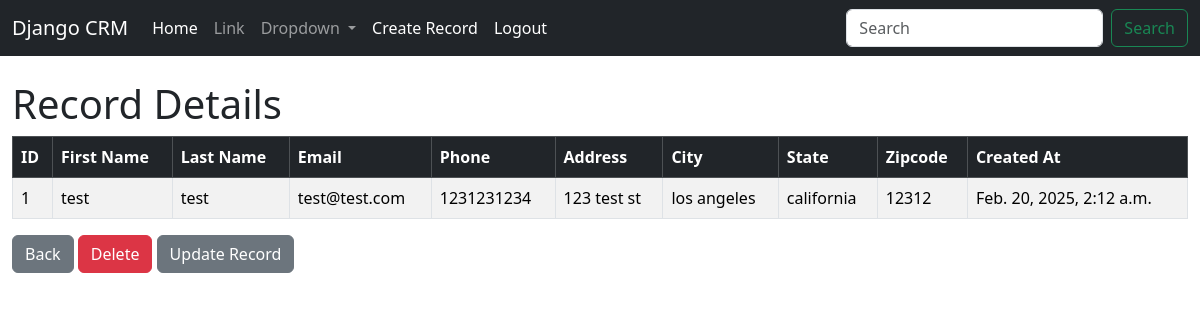
The page /record/1 (signed in) on the database its author committed.
### crm/models.py (models this page shows, shortened)
class Record(models.Model):
    created_at = models.DateTimeField(auto_now_add=True)
    first_name = models.CharField(max_length=50)
    last_name =  models.CharField(max_length=50)
    email =  models.CharField(max_length=50)
    phone = models.CharField(max_length=15)
    address =  models.CharField(max_length=100)
    city =  models.CharField(max_length=50)
    state =  models.CharField(max_length=50)
    zipcode =  models.CharField(max_length=20)

### crm/views.py (the view)
# urls.py: path('record/<int:pk>', RecordDetailView.as_view(), name='record-detail'),
class RecordDetailView(LoginRequiredMixin, DetailView):
    model = Record

### crm/templates/crm/record_detail.html
{% extends 'crm/base.html' %}
{% block content %}
<h1>Record Details</h1>
    <div class="table-responsive ">
        <table class="table table-striped table-hover table-bordered">
            <thead class="table-dark">
                <tr>
                    <th scope="col">ID</th>
                    <th scope="col">First Name</th>
                    <th scope="col">Last Name</th>
                    <th scope="col">Email</th>
                    <th scope="col">Phone</th>
                    <th scope="col">Address</th>
                    <th scope="col">City</th>
                    <th scope="col">State</th>
                    <th scope="col">Zipcode</th>
                    <th scope="col">Created At</th>
                </tr>
            </thead>
            <tbody>
                <tr>
                    <td>{{ record.id }}</td>
                    <td>{{ record.first_name }}</td>
                    <td>{{ record.last_name }}</td>
                    <td>{{ record.email }}</td>
                    <td>{{ record.phone }}</td>
                    <td>{{ record.address }}</td>
                    <td>{{ record.city }}</td>
                    <td>{{ record.state }}</td>
                    <td>{{ record.zipcode }}</td>
                    <td>{{ record.created_at }}</td>
                </tr>
            </tbody>
        </table>
    </div>
<a href="{% url 'crm-home' %}" class="btn btn-secondary">Back</a>
<a href="{% url 'record-delete' record.id %}" class="btn btn-danger">Delete</a>
<a href="{% url 'record-update' record.id %}" class="btn btn-secondary">Update Record</a>
{% endblock %}

### rows shown on the page
Record: id "1", first_name "test", last_name "test", email "test@test.com", phone "1231231234", address "123 test st", city "los angeles", state "california", zipcode "12312", created_at "Feb. 20, 2025, 2:12 a.m."
